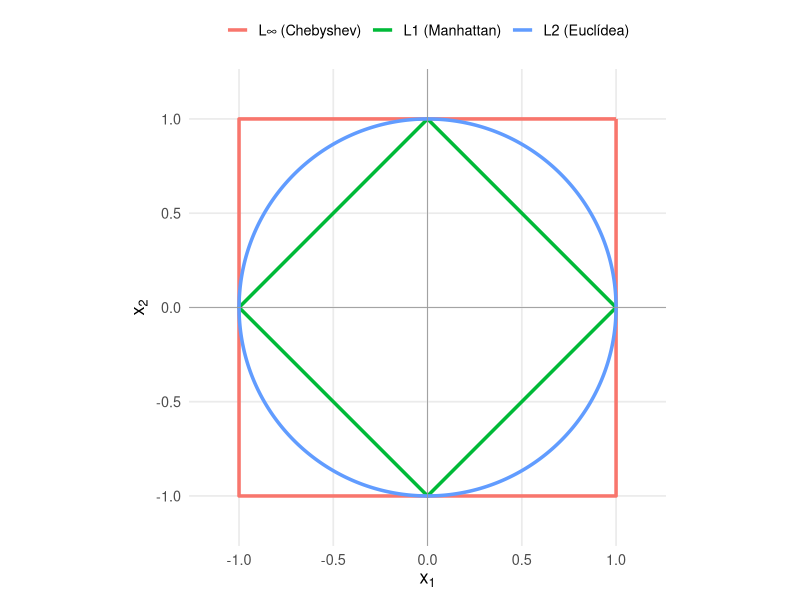
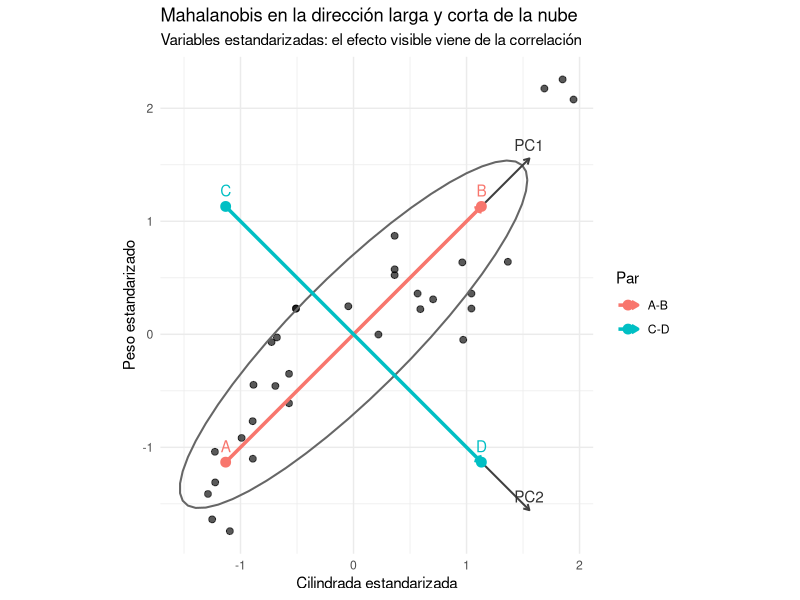
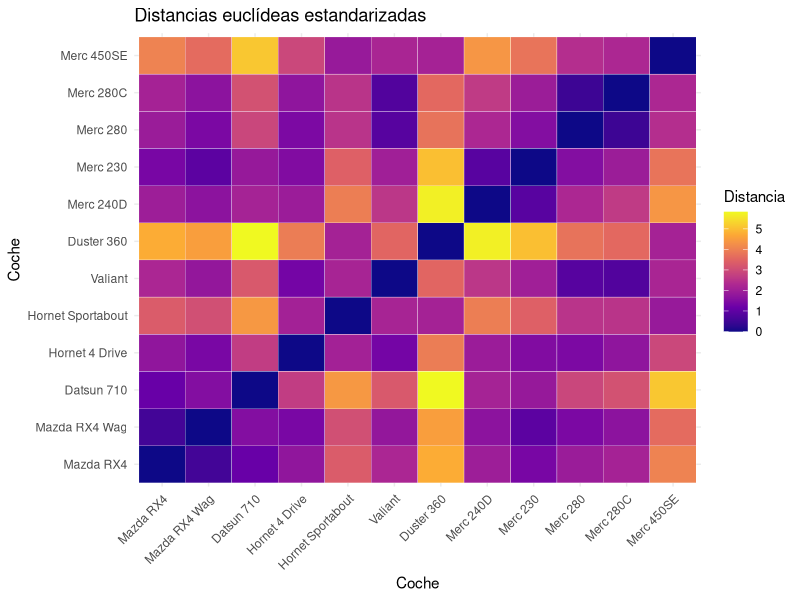

These charts were generated, in order, by the following R code:
## ---- chunk 1
#| label: setup
#| message: false
library(tidyverse)
library(knitr)
## ---- chunk 2
#| label: fig-bolas-distancias
#| fig-cap: "Bolas de radio 1 para las distancias Manhattan, euclídea y Chebyshev."
#| fig-width: 7
#| fig-height: 7
#| echo: true

library(ggplot2)
library(dplyr)
library(tidyr)

# L1: |x| + |y| = 1
bola_l1 <- tibble(
  x = c(1, 0, -1, 0, 1),
  y = c(0, 1, 0, -1, 0),
  metrica = "L1 (Manhattan)"
)

# L2: x^2 + y^2 = 1
theta <- seq(0, 2 * pi, length.out = 500)

bola_l2 <- tibble(
  x = cos(theta),
  y = sin(theta),
  metrica = "L2 (Euclídea)"
)

# Linf: max(|x|, |y|) = 1
bola_linf <- tibble(
  x = c(1, 1, -1, -1, 1),
  y = c(1, -1, -1, 1, 1),
  metrica = "L∞ (Chebyshev)"
)

bolas <- bind_rows(
  bola_l1,
  bola_l2,
  bola_linf
)

ggplot(bolas, aes(x = x, y = y, colour = metrica)) +
  geom_path(linewidth = 1.2) +
  geom_hline(yintercept = 0, linewidth = 0.3, colour = "grey60") +
  geom_vline(xintercept = 0, linewidth = 0.3, colour = "grey60") +
  coord_equal(
    xlim = c(-1.15, 1.15),
    ylim = c(-1.15, 1.15)
  ) +
  labs(
    x = expression(x[1]),
    y = expression(x[2]),
    colour = NULL
  ) +
  theme_minimal(base_size = 13) +
  theme(
    legend.position = "top",
    panel.grid.minor = element_blank()
  )
## ---- chunk 3
puntos <- data.frame(
  x1 = c(1, 2, 5, 2),
  x2 = c(1, 2, 1, 2),
  row.names = c("A", "B", "C", "D")
)
puntos |>
  rownames_to_column("punto") |>
  kable()
## ---- chunk 4
dist_euclidean <- as.matrix(dist(puntos, method = "euclidean"))
dist_manhattan <- as.matrix(dist(puntos, method = "manhattan"))
dist_chebyshev <- as.matrix(dist(puntos, method = "maximum"))

kable(round(dist_euclidean, 2), caption = "Distancia euclídea")
kable(round(dist_manhattan, 2), caption = "Distancia Manhattan")
kable(round(dist_chebyshev, 2), caption = "Distancia Chebyshev")
## ---- chunk 5
X_mtcars <- mtcars[, c("disp", "wt")]
Z_mtcars <- scale(X_mtcars)
pca_disp_wt <- prcomp(Z_mtcars, center = FALSE, scale. = FALSE)

rho <- cor(Z_mtcars[, "disp"], Z_mtcars[, "wt"])
lambda <- pca_disp_wt$sdev^2

scores_puntos <- tibble(
  punto = c("A", "B", "C", "D"),
  PC1 = c(-1.6, 1.6, 0, 0),
  PC2 = c(0, 0, -1.6, 1.6),
  par = c("A-B", "A-B", "C-D", "C-D")
)

coord_z <- as.matrix(scores_puntos[, c("PC1", "PC2")]) %*% t(pca_disp_wt$rotation[, 1:2])
colnames(coord_z) <- c("z_disp", "z_wt")

puntos_maha <- bind_cols(scores_puntos, as_tibble(coord_z))

segmentos_maha <- puntos_maha |>
  group_by(par) |>
  summarise(
    x = first(z_disp),
    y = first(z_wt),
    xend = last(z_disp),
    yend = last(z_wt),
    .groups = "drop"
  )

datos_z <- as_tibble(Z_mtcars) |>
  set_names(c("z_disp", "z_wt"))

ejes_pc <- tibble(
  eje = c("PC1", "PC2"),
  x = 0,
  y = 0,
  xend = 2.2 * pca_disp_wt$rotation["disp", c("PC1", "PC2")],
  yend = 2.2 * pca_disp_wt$rotation["wt", c("PC1", "PC2")]
)

datos_z |>
  ggplot(aes(z_disp, z_wt)) +
  geom_point(alpha = 0.65, size = 2) +
  stat_ellipse(type = "norm", level = 0.68, color = "gray40", linewidth = 0.7) +
  geom_segment(
    data = ejes_pc,
    aes(x = x, y = y, xend = xend, yend = yend),
    inherit.aes = FALSE,
    color = "gray25",
    linewidth = 0.7,
    arrow = arrow(length = grid::unit(0.16, "cm"))
  ) +
  geom_text(
    data = ejes_pc,
    aes(x = xend, y = yend, label = eje),
    inherit.aes = FALSE,
    nudge_y = 0.12,
    color = "gray20"
  ) +
  geom_segment(
    data = segmentos_maha,
    aes(x = x, y = y, xend = xend, yend = yend, color = par),
    linewidth = 1.2,
    arrow = arrow(length = grid::unit(0.18, "cm"))
  ) +
  geom_point(data = puntos_maha, aes(z_disp, z_wt, color = par), size = 3) +
  geom_text(
    data = puntos_maha,
    aes(z_disp, z_wt, label = punto, color = par),
    nudge_y = 0.14,
    show.legend = FALSE
  ) +
  coord_equal() +
  labs(
    title = "Mahalanobis en la dirección larga y corta de la nube",
    subtitle = "Variables estandarizadas: el efecto visible viene de la correlación",
    x = "Cilindrada estandarizada",
    y = "Peso estandarizado",
    color = "Par"
  ) +
  theme_minimal()
## ---- chunk 6
tibble(
  correlacion = rho,
  varianza_PC1 = lambda[1],
  varianza_PC2 = lambda[2]
) |>
  kable(digits = 3)
## ---- chunk 7
X_puntos <- puntos_maha |>
  select(z_disp, z_wt) |>
  as.matrix()

dist_euclidea <- as.matrix(stats::dist(X_puntos))
dist_mahalanobis <- as.matrix(
  proxy::dist(
    X_puntos,
    method = "Mahalanobis",
    cov = cov(Z_mtcars)
  )
)

comparacion <- tibble(
  par = c("A-B", "C-D"),
  direccion = c("PC1", "PC2"),
  euclidea = c(dist_euclidea[1, 2], dist_euclidea[3, 4]),
  mahalanobis = c(dist_mahalanobis[1, 2], dist_mahalanobis[3, 4])
)

comparacion |>
  mutate(across(c(euclidea, mahalanobis), function(x) round(x, 3))) |>
  kable()
## ---- chunk 8
vars <- mtcars[, c("mpg", "disp", "hp", "wt")]
d_sin_escalar <- dist(vars)
d_escalada <- dist(scale(vars))

kable(round(as.matrix(d_sin_escalar)[1:4, 1:4], 1), caption = "Distancias sin escalar")
kable(round(as.matrix(d_escalada)[1:4, 1:4], 2), caption = "Distancias con variables escaladas")
## ---- chunk 9
kable(round(cor(mtcars[, c("mpg", "disp", "hp", "wt", "qsec")]), 2))
## ---- chunk 10
coches_cat <- data.frame(
  transmision = factor(c("manual", "manual", "automatico", "automatico")),
  cilindros = factor(c("4", "6", "6", "8")),
  motor = factor(c("recto", "recto", "V", "V")),
  row.names = c("A", "B", "C", "D")
)

dist_nominal <- function(df) {
  n <- nrow(df)
  out <- matrix(0, n, n, dimnames = list(rownames(df), rownames(df)))
  for (i in seq_len(n)) {
    for (j in seq_len(n)) {
      out[i, j] <- mean(df[i, ] != df[j, ])
    }
  }
  out
}

kable(dist_nominal(coches_cat))
## ---- chunk 11
ordinales <- data.frame(
  satisfaccion = ordered(c("baja", "media", "alta", "alta"), levels = c("baja", "media", "alta")),
  riesgo = ordered(c("bajo", "bajo", "medio", "alto"), levels = c("bajo", "medio", "alto")),
  row.names = c("A", "B", "C", "D")
)

ordinal_a_01 <- function(x) {
  (as.numeric(x) - 1) / (nlevels(x) - 1)
}

ordinal_num <- as.data.frame(lapply(ordinales, ordinal_a_01))
rownames(ordinal_num) <- rownames(ordinales)
kable(ordinal_num)
kable(round(as.matrix(dist(ordinal_num, method = "manhattan")) / ncol(ordinal_num), 2))
## ---- chunk 12
tonos <- c("Do", "Do#", "Re", "Re#", "Mi", "Fa", "Fa#", "Sol", "Sol#", "La", "La#", "Si")
cod_tono <- setNames(0:11, tonos)

dist_tono <- function(a, b, m = 12) {
  dif <- abs(cod_tono[a] - cod_tono[b])
  min(dif, m - dif) / floor(m / 2)
}

pares_tonos <- data.frame(
  tono_1 = c("Do", "Do", "Mi", "Si"),
  tono_2 = c("Do#", "Si", "La", "Fa#")
)
pares_tonos$distancia_circular <- mapply(dist_tono, pares_tonos$tono_1, pares_tonos$tono_2)
kable(pares_tonos)
## ---- chunk 13
mtcars_mixed <- mtcars
mtcars_mixed$cyl <- factor(mtcars_mixed$cyl)
mtcars_mixed$vs <- factor(mtcars_mixed$vs, labels = c("V", "Straight"))
mtcars_mixed$am <- factor(mtcars_mixed$am, labels = c("automatico", "manual"))
mtcars_mixed$gear <- factor(mtcars_mixed$gear)
mtcars_mixed$carb <- factor(mtcars_mixed$carb)
tibble(
  variable = names(mtcars_mixed),
  clase = sapply(mtcars_mixed, function(x) class(x)[1])
) |>
  kable()
## ---- chunk 14
datos_gower <- mtcars_mixed[1:6, c("mpg", "hp", "wt", "cyl", "am")]
datos_gower |>
  rownames_to_column("modelo") |>
  kable()
## ---- chunk 15
gower_manual <- function(df) {
  n <- nrow(df)
  out <- matrix(0, n, n, dimnames = list(rownames(df), rownames(df)))
  numericas <- sapply(df, is.numeric)
  rangos <- sapply(df[numericas], function(x) diff(range(x, na.rm = TRUE)))
  
  for (i in seq_len(n)) {
    for (j in seq_len(n)) {
      partes <- numeric(0)
      for (v in names(df)) {
        xi <- df[[v]][i]
        xj <- df[[v]][j]
        if (is.na(xi) || is.na(xj)) {
          next
        }
        if (is.numeric(df[[v]])) {
          r <- rangos[v]
          partes <- c(partes, ifelse(r == 0, 0, abs(xi - xj) / r))
        } else {
          partes <- c(partes, as.numeric(xi != xj))
        }
      }
      out[i, j] <- mean(partes)
    }
  }
  out
}

kable(round(gower_manual(datos_gower), 3))
## ---- chunk 16
gower <- cluster::daisy(datos_gower, metric = "gower")
kable(round(as.matrix(gower), 3))
## ---- chunk 17
vecinos <- function(d, individuo, k = 5) {
  orden <- sort(d[individuo, ])
  data.frame(
    vecino = names(orden)[2:(k + 1)],
    distancia = as.numeric(orden[2:(k + 1)])
  )
}

d_num <- as.matrix(dist(scale(mtcars[, c("mpg", "disp", "hp", "wt")])))
vecinos(d_num, "Mazda RX4") |>
  kable()
## ---- chunk 18
d_gower <- as.matrix(cluster::daisy(mtcars_mixed, metric = "gower"))
vecinos(d_gower, "Mazda RX4") |>
  kable()
## ---- chunk 19
d <- as.matrix(dist(scale(mtcars[1:12, c("mpg", "disp", "hp", "wt")])))
as.data.frame(as.table(d)) |>
  as_tibble() |>
  rename(coche_1 = Var1, coche_2 = Var2, distancia = Freq) |>
  ggplot(aes(coche_1, coche_2, fill = distancia)) +
  geom_tile(color = "white") +
  scale_fill_viridis_c(option = "C") +
  labs(
    title = "Distancias euclídeas estandarizadas",
    x = "Coche",
    y = "Coche",
    fill = "Distancia"
  ) +
  theme_minimal()+
  theme(
    axis.text.x = element_text(angle = 45, hjust = 1)
  )
